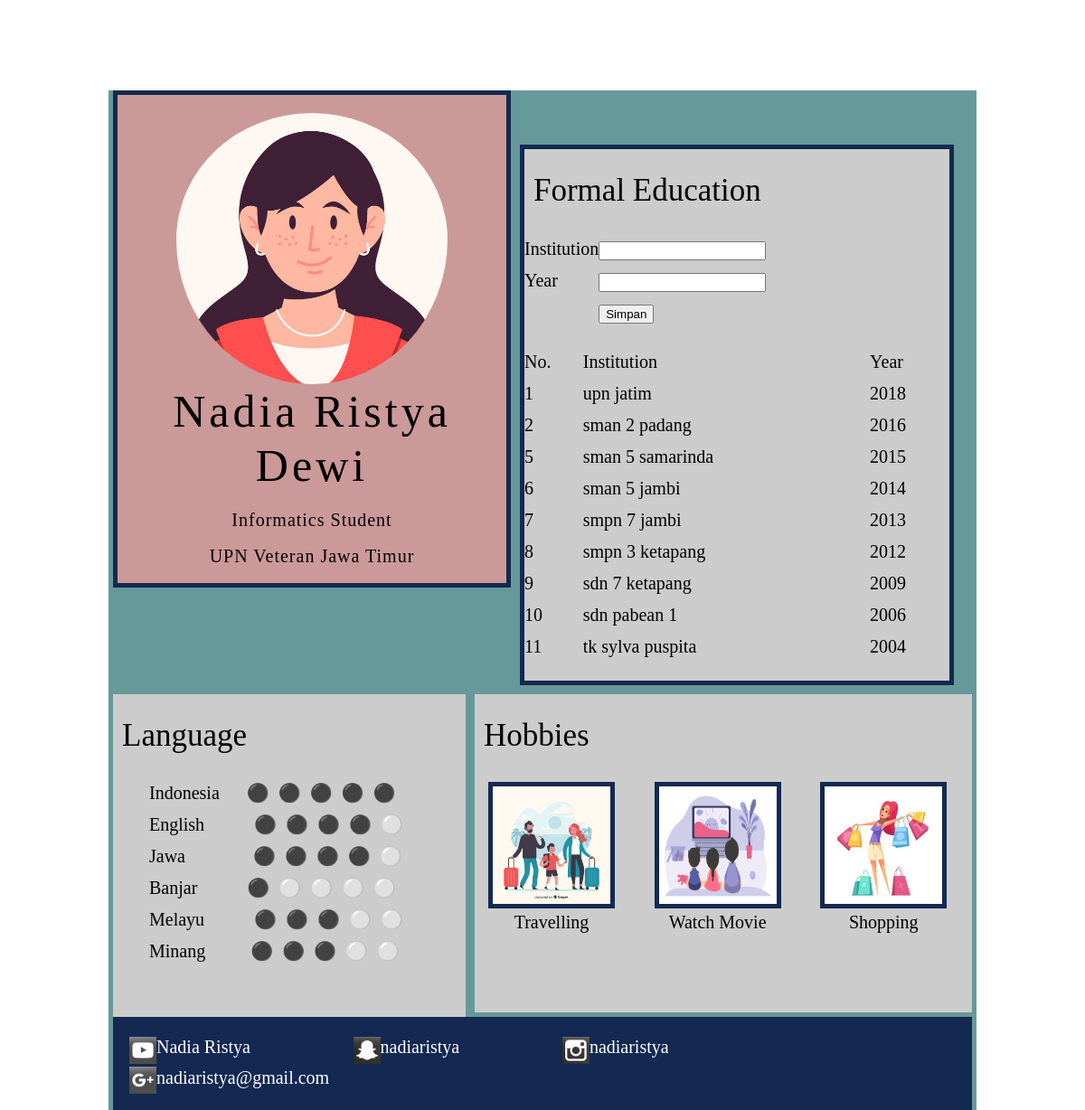
The page / on the database its author committed.
### tables this page shows
CREATE TABLE `education` (
  `id_edu` int(10) NOT NULL,
  `edu_name` varchar(50) NOT NULL,
  `edu_year` varchar(10) NOT NULL
);

### index.php (the view, shortened to what this page needs)
<?php
function connection() {
    $dbServer = 'localhost';
    $dbUser = 'root';
    $dbPass = '';
    $dbName = "cv";
    $conn = mysqli_connect($dbServer, $dbUser, $dbPass);
    mysqli_select_db($conn,$dbName);
    return $conn;
 }
?>
<!DOCTYPE html>
<html>
    <head>
            <link rel="stylesheet" href="css/reset.css" />
            <link rel="stylesheet" href="css/text.css" />
            <link rel="stylesheet" href="css/960.css" />
            <link rel="stylesheet" href="css/960_24_col.css" />
            <link rel="stylesheet" href="design.css"  />
        </head>
    <body>
    <div class="container_24" style="background-color:#669999 ; margin-top: 100px;">
        <div class="grid_11" style="background-color:#CC9999 ; border: 5px solid #132951">
            <img src="manusia.jpg" height="300" width="300" align="center" alt="" class="img">
            <h3>Nadia Ristya Dewi</h3>
            <h6>Informatics Student</h6>
            <h6>UPN Veteran Jawa Timur</h6>
        </div>
        <div class="grid_12" style="background-color: #CCCCCC; border: 5px solid #132951;">
            <h2>Formal Education</h2>
            <form id="formMhs" method="POST">
            <table>
            <tr>
            <td>Institution</td>
            <td><input type="text" name="edu_name" id="edu_name"></td>
            </tr>
            <tr>
            <td>Year</td>
            <td><input type="text" name="edu_year" id="edu_year"></td>
            </tr>
            <tr>
            <td></td>
            <td>
                <input type="submit" name="simpan" id="simpan" value="Simpan">
            </td>
            </tr>
            </table>
</form>
<?php
        if (isset($_POST['simpan'])) {
          $query = "SELECT * FROM education";
          $result =mysqli_query(connection(),$query);
        }
        else {
          $result = mysqli_query(connection(),"SELECT * FROM education");
        }
?>
<div class="tabel">
        <table border="1" width="100%">
            <tr>
                <th>No.</th>
                <th>Institution</th>
                <th>Year</th>
            </tr>
            <?php while($data = mysqli_fetch_array($result)): ?>
                <tr>
                    <td><?php echo $data['id_edu'];  ?></td>
                    <td><?php echo $data['edu_name'];  ?></td>
                    <td><?php echo $data['edu_year'];  ?></td>
                </tr>
            <?php endwhile ?>
        </table>
</div>
        </div>
        <div class="grid_10" style="background-color:#CCCCCC ;">
            <h2>Language</h2>
            <pre id="t2">
        Indonesia      &#9899  &#9899  &#9899  &#9899  &#9899
        English           &#9899  &#9899  &#9899  &#9899  &#9898
        Jawa               &#9899  &#9899  &#9899  &#9899  &#9898
        Banjar           &#9899  &#9898  &#9898  &#9898  &#9898
        Melayu           &#9899  &#9899  &#9899  &#9898  &#9898
        Minang          &#9899  &#9899  &#9899  &#9898  &#9898
            </pre>
        </div>
        <div class="grid_14" style="background-color:#CCCCCC ;">
            <h3>Hobbies</h3>
                <ul>
                    <li><img src="travelling.jpg" width="130px" height="130px"><h2>Travelling</h2></li>
                    <li><img src="watching.jpg" width="130px" height="130px"><h2>Watch Movie</h2></li>
                    <li><img src="shopping.jpg" width="130px" height="130px"><h2>Shopping</h2></li>
                </ul>
        </div>
        <div class="grid_24" style="background-color: #132951;">
            <ul>
                <li><img src="youtube.jpg" width="30px" height="30px"><h2>Nadia Ristya</h2></li>
                <li><img src="snapchat.jpg" width="30px" height="30px"><h2>nadiaristya</h2></li>
                <li><img src="instagram.jpg" width="30px" height="30px"><h2>nadiaristya</h2></li>
                <li><img src="email.jpg" width="30px" height="30px"><h2>nadiaristya@gmail.com</h2></li>
            </ul>
        </div>
    </div>
    </body>
</html>

### css/text.css (style rules this page uses)
body { font: 13px/1.5 "Helvetica Neue", Arial, "Liberation Sans", FreeSans, sans-serif; }
pre, code { font-family: "DejaVu Sans Mono", Menlo, Consolas, monospace; }
h2 { font-size: 23px; }
h3 { font-size: 21px; }
h6 { font-size: 15px; }
ul { list-style: disc; }
li { margin-left: 30px; }
p, dl, hr, h1, h2, h3, h4, h5, h6, ol, ul, pre, table, address, fieldset, figure { margin-bottom: 20px; }

### css/960.css (style rules this page uses)
body { min-width: 960px; }
.grid_1, .grid_2, .grid_3, .grid_4, .grid_5, .grid_6, .grid_7, .grid_8, .grid_9, .grid_10, .grid_11, .grid_12, .grid_13, .grid_14, .grid_15, .grid_16 { display: inline; float: left; margin-left: 10px; margin-right: 10px; }

### css/960_24_col.css (style rules this page uses)
body { min-width: 960px; }
.container_24 { margin-left: auto; margin-right: auto; width: 960px; }
.grid_1, .grid_2, .grid_3, .grid_4, .grid_5, .grid_6, .grid_7, .grid_8, .grid_9, .grid_10, .grid_11, .grid_12, .grid_13, .grid_14, .grid_15, .grid_16, .grid_17, .grid_18, .grid_19, .grid_20, .grid_21, .grid_22, .grid_23, .grid_24 { display: inline; float: left; margin-left: 5px; margin-right: 5px; }
.container_24 .grid_10 { width: 390px; }
.container_24 .grid_11 { width: 430px; }
.container_24 .grid_12 { width: 470px; }
.container_24 .grid_14 { width: 550px; }
.container_24 .grid_24 { width: 950px; }
.clearfix:before, .clearfix:after, .container_24:before, .container_24:after { content: '.'; display: block; overflow: hidden; visibility: hidden; font-size: 0; line-height: 0; width: 0; height: 0; }
.clearfix:after, .container_24:after { clear: both; }
.clearfix, .container_24 { zoom: 1; }

### design.css (style rules this page uses)
.img { padding-top: 20px; border-radius: 50%; width: 200 px; height: 200 px; margin-left: auto; margin-right: auto; display: block; }
.grid_11 h3 { font-size: 50px; letter-spacing: 4px; font-weight: 100; font-family: 'Rainbow Universe'; text-align: center; line-height: 60px; }
.grid_11 h6 { font-size: 20px; letter-spacing: 1px; font-weight: 100; font-family: 'DK Lemon Yellow Sun'; text-align: center; line-height: 20px; }
.grid_12 { margin-top: 60px; }
.grid_12 td { font-size: 20px; font-weight: 100; font-family: 'BabyDoll'; line-height: 35px; }
.tabel td { font-size: 20px; font-weight: 100; font-family: 'BabyDoll'; line-height: 35px; }
.tabel th { font-size: 20px; font-weight: 100; font-family: 'BabyDoll'; line-height: 35px; }
.grid_12 h2 { font-size: 35px; font-weight: 100; font-family: 'Sweet Purple'; padding-left: 10px; padding-top: 20px; }
.grid_10 { margin-top: 10px; }
.grid_10 pre { font-size: 20px; font-weight: 100; font-family: 'BabyDoll'; line-height: 35px; }
.grid_10 h2 { font-size: 35px; font-weight: 100; font-family: 'Sweet Purple'; padding-left: 10px; padding-top: 20px; }
.grid_14 { margin-top: 10px; padding-bottom: 60px; }
.grid_14 h3 { font-size: 35px; font-weight: 100; font-family: 'Sweet Purple'; padding-left: 10px; padding-top: 20px; }
.grid_14 ul { margin: 0; padding: 0; }
.grid_14 li { display: inline-block; margin: 5px; padding-right: 20px; padding-left: 10px; list-style: none; }
.grid_14 h2 { font-size: 20px; font-weight: 100; font-family: 'BabyDoll'; text-align: center; }
.grid_14 img { border: 5px solid #132951; }
.grid_24 ul { margin: 0; padding: 18px; }
.grid_24 li { display: inline-block; margin: 0px; padding-right: 110px; list-style: none; }
.grid_24 h2 { font-size: 20px; font-weight: 100; font-family: 'Sweet Purple'; display: inline; color: white; }

### rows shown on the page
education: id_edu "1", edu_name "upn jatim", edu_year "2018"
education: id_edu "2", edu_name "sman 2 padang", edu_year "2016"
education: id_edu "5", edu_name "sman 5 samarinda", edu_year "2015"
education: id_edu "6", edu_name "sman 5 jambi", edu_year "2014"
education: id_edu "7", edu_name "smpn 7 jambi", edu_year "2013"
education: id_edu "8", edu_name "smpn 3 ketapang", edu_year "2012"
education: id_edu "9", edu_name "sdn 7 ketapang", edu_year "2009"
education: id_edu "10", edu_name "sdn pabean 1", edu_year "2006"
education: id_edu "11", edu_name "tk sylva puspita", edu_year "2004"
